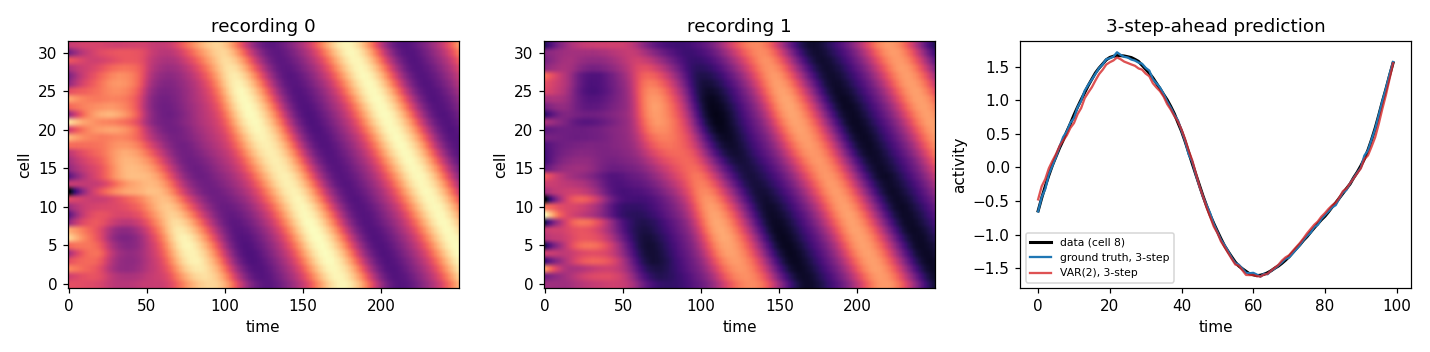

Write the Python code that produced this figure.
"""Synthetic autoregressive benchmark: ring attractor with spike-frequency adaptation.

Latent system (what the brain does), N cells on a ring:

    x_i(t+1) = A x_i(t) + dt * ( sum_j K(i-j) phi(x_j(t)) - g a_i(t) ) + eps_i(t)
    a_i(t+1) = B a_i(t) + dt * x_i(t)

    A = 1 - dt/tau_x,  B = 1 - dt/tau_a
    K(d) = (J_e exp(-d^2 / 2 sigma^2) - J_i) / n_cells   (Mexican hat, mean-field scaled)
    phi  = tanh(relu(.))                                 (rectified, saturating)

We observe ONLY x. The adaptation current a is hidden. Because the a-update is a
one-pole linear filter, a can be eliminated exactly, giving the observed-form
ground truth:

    x(t+1) = (A + B) x(t) - (A B + g dt^2) x(t-1)
             + dt * [ C(t) - B C(t-1) ],      C(t) = K * phi(x(t))

An exact AR(2) whose second lag *is* the unobserved adaptation current. This is
the equation EDGAR should discover. Six parameters (tau_x, tau_a, g, J_e, sigma,
J_i) against 2*N^2 for an unconstrained VAR(2).

Process noise becomes MA(1) under elimination: eps(t) - B eps(t-1). The
deterministic map stays exact, but the true equation is no longer the
one-step-ahead MSE optimum -- least squares can partially cancel eps(t-1) from
the observed lags, and the true model cannot. Rolling out H>1 steps removes that
advantage (see __main__).

Recordings start from a random field rather than a settled bump, so the transient
sweeps a wide region of state space and the rectification is actually exercised.
Without that, trajectories collapse onto a low-dimensional bump manifold, the
dynamics look linear, and an unconstrained VAR(2) beats the truth.
"""

from __future__ import annotations

import numpy as np


# ── ground truth ──

TRUE = dict(tau_x=1.0, tau_a=8.0, g=0.6, J_e=20.0, sigma=0.6, J_i=3.0)
DT = 0.1


def phi(x):
    return np.tanh(np.maximum(x, 0.0))


def kernel(n_cells, J_e, sigma, J_i):
    """Mexican-hat coupling on a ring, mean-field scaled. Returns (n_cells, n_cells).

    The 1/n_cells keeps total synaptic input O(1) as the population grows, so phi
    stays in its curved regime instead of saturating into a step function.
    """
    theta = 2 * np.pi * np.arange(n_cells) / n_cells
    d = theta[:, None] - theta[None, :]
    d = np.arctan2(np.sin(d), np.cos(d))  # wrapped angular distance
    return (J_e * np.exp(-(d**2) / (2 * sigma**2)) - J_i) / n_cells


def simulate(
    n_cells=32,
    n_times=250,
    n_recordings=16,
    params=TRUE,
    dt=DT,
    process_noise=0.005,
    obs_noise=0.0,
    init="random",
    burn_in=0,
    seed=0,
):
    """Simulate the latent system, observing only x.

    Args:
        init: "random" starts from a random field (rich transient, then bump);
            "bump" starts from a settled bump (use with burn_in > 0).
        process_noise: dynamical noise, enters the state and is remembered.
        obs_noise: measurement noise added post hoc. Biases one-step AR fitting
            (errors-in-variables) -- keep at 0 until the basic case works.

    Returns:
        x, shape (n_recordings, n_cells, n_times).
    """
    rng = np.random.default_rng(seed)
    A = 1 - dt / params["tau_x"]
    B = 1 - dt / params["tau_a"]
    g = params["g"]
    K = kernel(n_cells, params["J_e"], params["sigma"], params["J_i"])
    theta = 2 * np.pi * np.arange(n_cells) / n_cells

    out = np.zeros((n_recordings, n_cells, n_times))
    for r in range(n_recordings):
        if init == "random":
            x = 1.5 * rng.standard_normal(n_cells)
        else:
            centre = rng.uniform(0, 2 * np.pi)
            d = np.arctan2(np.sin(theta - centre), np.cos(theta - centre))
            x = np.exp(-(d**2) / (2 * 0.5**2))
        a = np.zeros(n_cells)

        traj = np.zeros((n_cells, burn_in + n_times))
        for t in range(burn_in + n_times):
            traj[:, t] = x
            eps = process_noise * rng.standard_normal(n_cells)
            x_next = A * x + dt * (K @ phi(x) - g * a) + eps
            a = B * a + dt * x
            x = x_next
        out[r] = traj[:, burn_in:]

    if obs_noise > 0:
        out = out + obs_noise * rng.standard_normal(out.shape)
    return out


# ── observed-form ground truth: the equation EDGAR should discover ──


def ar2_true(x_t, x_tm1, params=TRUE, dt=DT):
    """One step of the eliminated AR(2) map. x_t, x_tm1: (n_cells,)."""
    A = 1 - dt / params["tau_x"]
    B = 1 - dt / params["tau_a"]
    g = params["g"]
    K = kernel(x_t.shape[0], params["J_e"], params["sigma"], params["J_i"])
    return (
        (A + B) * x_t
        - (A * B + g * dt**2) * x_tm1
        + dt * (K @ phi(x_t) - B * (K @ phi(x_tm1)))
    )


def check_elimination_is_exact():
    """The AR(2) form must reproduce the latent sim exactly when noise = 0."""
    x = simulate(n_recordings=1, n_times=200, process_noise=0.0, seed=1)[0]
    return max(
        np.abs(ar2_true(x[:, t], x[:, t - 1]) - x[:, t + 1]).max()
        for t in range(1, x.shape[1] - 1)
    )


# ── candidate models ──
#
# Every model has EDGAR's shape: step(x_t, x_tm1, params) -> x_{t+1}, plus a
# DEFAULT_PARAMS dict, plus a fit() estimating params from data (this stands in
# for EDGAR's parameter_estimator + gradient descent). Roles:
#
#   SEED      what we hand EDGAR to start from. Both are single-lag, so neither
#             can express the hidden adaptation current -- that is the point.
#   BASELINE  the strong dumb models EDGAR must beat, and must beat for the right
#             reason. VAR = vector autoregression: an unconstrained matrix of every
#             pairwise coupling, assuming no ring, no kernel, no nonlinearity.
#   TRUTH     the equation we want discovered.
#
# NOTE these are NOT the same thing. VAR(1) is a full n_cells x n_cells coupling
# matrix; the AR(1) seed is a single scalar leak applied to each cell separately.
# Seeding with VAR(1) would hand over the coupling structure for free.

N_CELLS = 32


def persistence(x_t, x_tm1, params):
    """SEED. x(t+1) = x(t). Nothing is learned; the bump is assumed frozen."""
    return x_t


persistence.DEFAULT_PARAMS = {}


def ar1_leak(x_t, x_tm1, params):
    """SEED. x_i(t+1) = alpha x_i(t). One scalar, per-cell, no coupling."""
    return params["alpha"] * x_t


ar1_leak.DEFAULT_PARAMS = {"alpha": 0.9}


def var1(x_t, x_tm1, params):
    """BASELINE. x(t+1) = W1 x(t). Every pairwise coupling, one lag. n_cells^2 params."""
    return params["W1"] @ x_t


var1.DEFAULT_PARAMS = {"W1": np.eye(N_CELLS)}


def var2(x_t, x_tm1, params):
    """BASELINE. x(t+1) = W1 x(t) + W2 x(t-1). Two lags. 2 n_cells^2 params."""
    return params["W1"] @ x_t + params["W2"] @ x_tm1


var2.DEFAULT_PARAMS = {"W1": np.eye(N_CELLS), "W2": np.zeros((N_CELLS, N_CELLS))}


def ground_truth(x_t, x_tm1, params):
    """TRUTH. Ring coupling + the second lag standing in for hidden adaptation."""
    return ar2_true(x_t, x_tm1, params)


ground_truth.DEFAULT_PARAMS = TRUE


def n_params(model):
    return sum(np.asarray(v).size for v in model.DEFAULT_PARAMS.values())


# ── parameter fitting ──


def _lag_pairs(X):
    """Stack all (x(t-1), x(t)) -> x(t+1) triples across recordings."""
    xt, xtm1, nxt = [], [], []
    for x in X:
        for t in range(1, x.shape[1] - 1):
            xtm1.append(x[:, t - 1])
            xt.append(x[:, t])
            nxt.append(x[:, t + 1])
    return np.array(xt), np.array(xtm1), np.array(nxt)


def fit(model, X):
    """One-step least-squares fit. Returns a params dict for `model`.

    Linear in the parameters for every model here, so this is closed-form. In
    EDGAR this job is split between parameter_estimator and gradient descent.
    """
    xt, xtm1, nxt = _lag_pairs(X)

    if model is persistence:
        return {}
    if model is ar1_leak:
        return {"alpha": float((xt * nxt).sum() / (xt * xt).sum())}
    if model is var1:
        return {"W1": np.linalg.lstsq(xt, nxt, rcond=None)[0].T}
    if model is var2:
        W = np.linalg.lstsq(np.hstack([xt, xtm1]), nxt, rcond=None)[0].T
        return {"W1": W[:, :N_CELLS], "W2": W[:, N_CELLS:]}
    if model is ground_truth:
        return (
            TRUE  # analytic; refitting these 6 is badly ill-conditioned (see journal)
        )
    raise ValueError(model)


# ── evaluation: teacher-forced restarts, H-step rollout ──


def rollout(step_fn, x, horizon):
    """From every valid start, roll `horizon` steps on the model's own predictions.

    step_fn(x_t, x_tm1) -> x_{t+1}.  x: (n_cells, T).
    Returns (preds, targets), both (n_starts, horizon, n_cells).
    """
    preds, targets = [], []
    for s in range(1, x.shape[1] - horizon):
        xm1, xt = x[:, s - 1], x[:, s]
        p = []
        for _ in range(horizon):
            nxt = step_fn(xt, xm1)
            p.append(nxt)
            xm1, xt = xt, nxt
        preds.append(np.stack(p))
        targets.append(x[:, s + 1 : s + 1 + horizon].T)
    return np.array(preds), np.array(targets)


def mse(step_fn, X, horizon):
    return float(
        np.mean(
            [
                ((p - t) ** 2).mean()
                for p, t in (rollout(step_fn, x, horizon) for x in X)
            ]
        )
    )


def bump_stats(x):
    """Circular mean of rectified activity: concentration and total drift."""
    theta = 2 * np.pi * np.arange(x.shape[0]) / x.shape[0]
    act = np.maximum(x, 0)
    z = (act * np.exp(1j * theta)[:, None]).sum(0) / (act.sum(0) + 1e-9)
    centre = np.unwrap(np.angle(z))
    return float(np.abs(z).mean()), float(centre[-1] - centre[0])


if __name__ == "__main__":
    import matplotlib

    matplotlib.use("Agg")
    import matplotlib.pyplot as plt

    print(f"elimination max abs error (noise=0): {check_elimination_is_exact():.2e}")

    X_train = simulate(seed=0)
    X_test = simulate(n_recordings=8, seed=99)
    conc, drift = bump_stats(X_train[0])
    print(f"data: {X_train.shape} (recordings, cells, times)")
    print(f"activity std {X_train.std():.2f}  max {X_train.max():.2f}")
    print(
        f"bump concentration {conc:.2f}  drift {drift:.1f} rad over {X_train.shape[2]} steps"
    )

    models = [
        ("persistence", persistence, "seed"),
        ("AR(1) leak", ar1_leak, "seed"),
        ("VAR(1)", var1, "baseline"),
        ("VAR(2)", var2, "baseline"),
        ("ground truth", ground_truth, "truth"),
    ]
    fitted = {name: fit(model, X_train) for name, model, _ in models}
    step = lambda model, p: lambda xt, xm1: model(xt, xm1, p)  # noqa: E731

    print(
        f"\n{'model':<14}{'role':<10}{'n_params':>9}{'H=1':>10}{'H=3':>10}{'H=10':>10}"
    )
    for name, model, role in models:
        fn = step(model, fitted[name])
        print(
            f"{name:<14}{role:<10}{n_params(model):>9}"
            + "".join(f"{mse(fn, X_test, h):>10.5f}" for h in (1, 3, 10))
        )
    print(f"\nfitted AR(1) leak: alpha = {fitted['AR(1) leak']['alpha']:.3f}")

    fig, axes = plt.subplots(1, 3, figsize=(13, 3.2))
    for ax, r in zip(axes[:2], range(2)):
        ax.imshow(X_train[r], aspect="auto", cmap="magma", origin="lower")
        ax.set(xlabel="time", ylabel="cell", title=f"recording {r}")
    ax = axes[2]
    x = X_test[0]
    # rollout start s (s = 1..T-H) predicts x[:, s+1 : s+1+H]; preds[s-1, h] targets x[:, s+1+h]
    p_true, tgt = rollout(step(ground_truth, fitted["ground truth"]), x, 3)
    p_var2, _ = rollout(step(var2, fitted["VAR(2)"]), x, 3)
    ax.plot(tgt[:100, 2, 8], "k", lw=2, label="data (cell 8)")
    ax.plot(p_true[:100, 2, 8], "C0", label="ground truth, 3-step")
    ax.plot(p_var2[:100, 2, 8], "C3", alpha=0.8, label="VAR(2), 3-step")
    ax.set(xlabel="time", ylabel="activity", title="3-step-ahead prediction")
    ax.legend(fontsize=7)
    fig.tight_layout()
    fig.savefig("journal/2026-07-13_ar_synth.png", dpi=110)
    print("\nwrote journal/2026-07-13_ar_synth.png")
